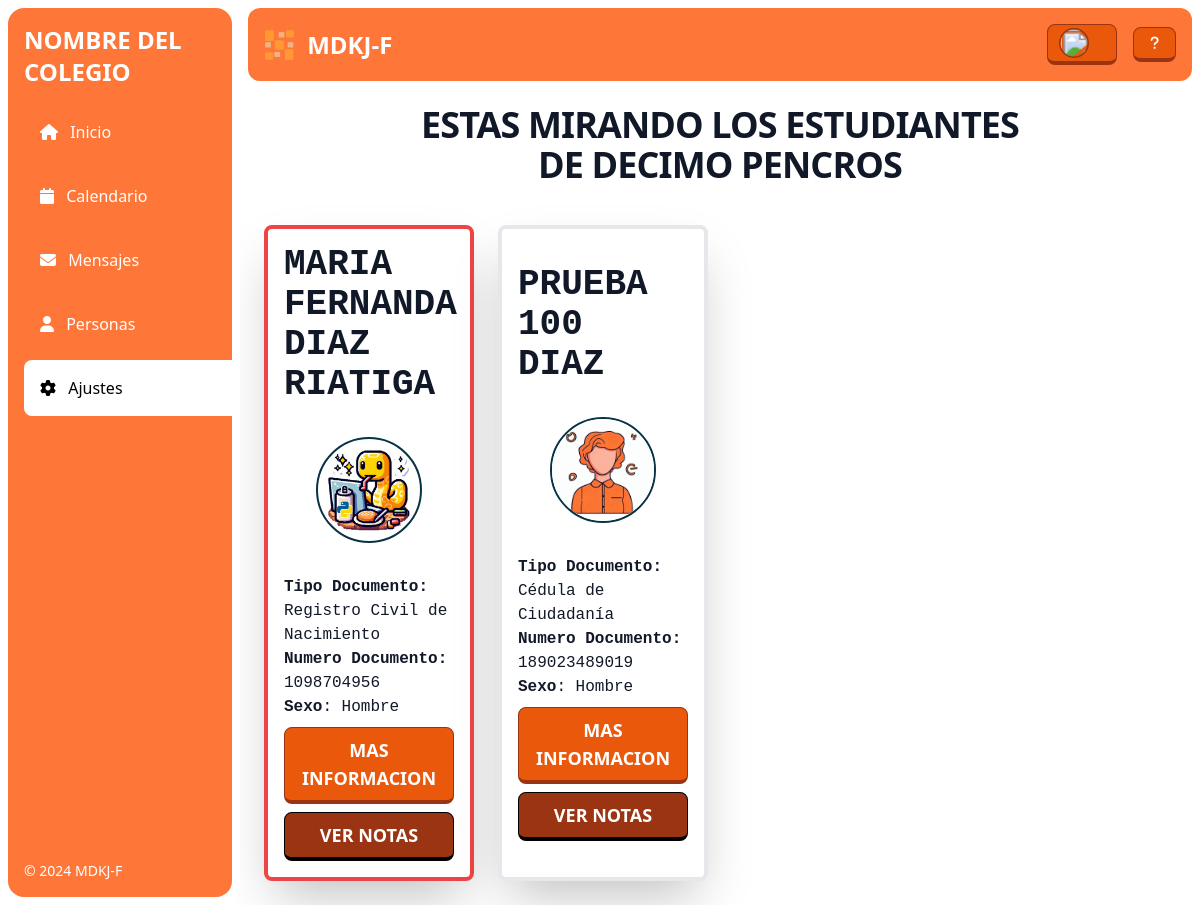
Before: /informacion/grados/mirar/estudiantes/2/ with the older database file.
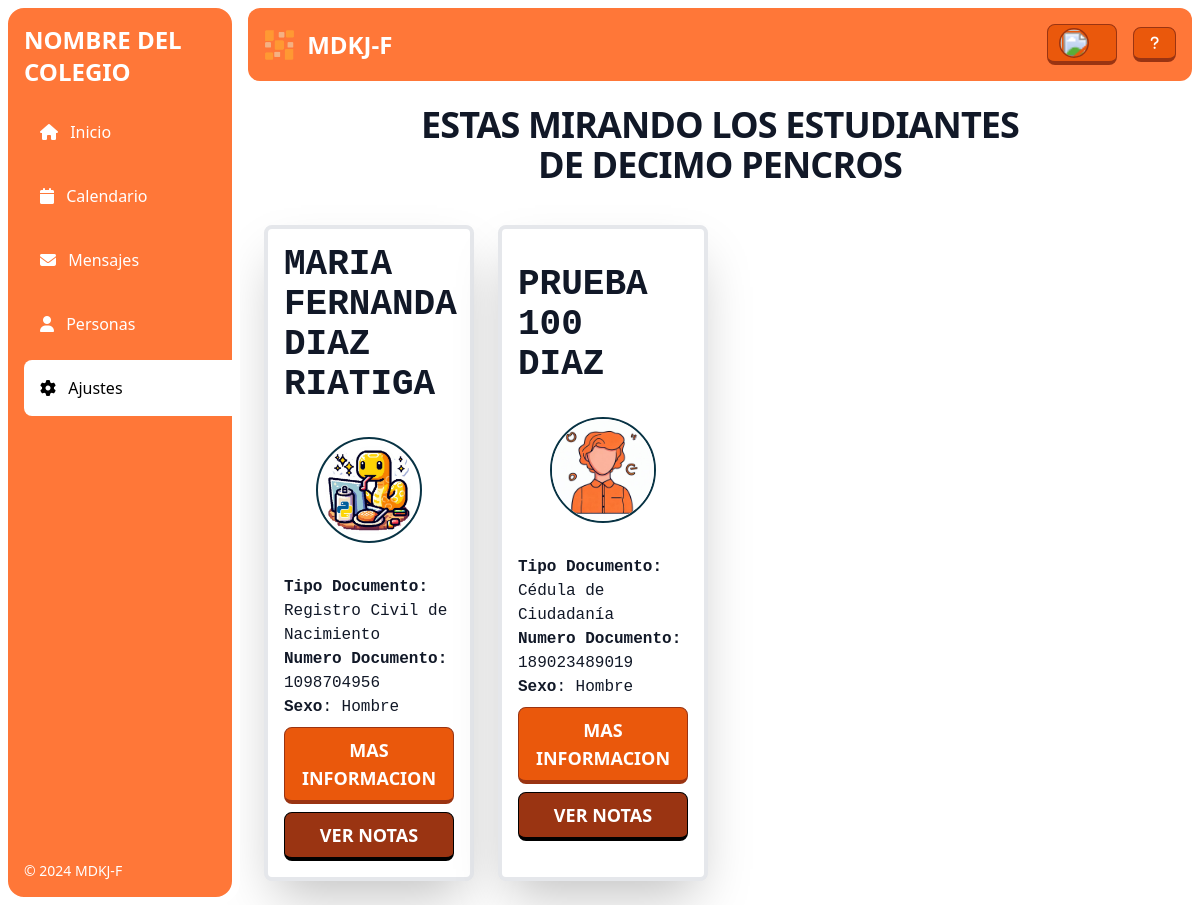
After: the same page with the newer database file.
### informacion/views.py (the view)
# urls.py: path('grados/mirar/estudiantes/<int:pk>/', VerEstudiantesGrado.as_view(), name='VerEstudiantesGrado'),
class VerEstudiantesGrado(View):
    def get(self, request, pk, *args, **kwargs):
        grado = get_object_or_404(Grado, pk=pk)
        estudiantes = CustomUserAlumno.objects.filter(grado=grado)
        print(grado)
        vista = 'gestor'
        abierto='ajustes'
        form = EditarVerNotasAlumnosForm()
        context = {
            'grado': grado,
            'estudiantes': estudiantes,
            'vista': vista,
            'abierto':abierto,
            'form': form,
        }
        return render(request, 'informacion/grados/ver_estudiantes.html', context)

### informacion/models.py (called while the page is built)
    def __str__(self):
        return self.grado_nom + "(" + self.grado_num + ")"

### templates/informacion/grados/ver_estudiantes.html (shortened to what this page needs)
<head>
</head>
{% extends 'base.html' %}
{% block content %}
{% load static %}
<div class="mx-auto max-w-screen-sm text-center">
    <h2 class="lg:py-2  text-4xl tracking-tight font-bold text-gray-900 mb-8 zoom-4">ESTAS MIRANDO LOS ESTUDIANTES DE {{grado.grado_nom}}</h2>
</div>
<div class="grid gap-6 mb-6 lg:mb-4 md:grid-cols-3 lg:grid-cols-4">
{% for estudiante in estudiantes %}
{% if estudiante.ver_notas %}
<div class="items-center bg-white border-4 border-gray-200 rounded-lg sm:flex p-4 block shadow-2xl hover:scale-105 duration-300 ease-in-out">
{% else %}
<div class="items-center bg-white border-4 border-red-500 rounded-lg sm:flex p-4 block shadow-2xl hover:scale-105 duration-300 ease-in-out">
{% endif %}
    <div class="block w-full">
        <h5 class="font-mono font-bold text-gray-900 text-4xl text-left">{{estudiante.first_name}} {{estudiante.last_name}}</h5>
        <div class="p-8">
            <img class="w-full rounded-full border-2 border-cyan-950" src="{{ estudiante.foto.url }}" alt="Alumno">
        </div>
        <h6 class="font-mono text-gray-900 text-1xl text-left"><b>Tipo Documento:</b> {{estudiante.tipo_documento}}</h6>
        <h6 class="font-mono text-gray-900 text-1xl text-left"><b>Numero Documento:</b> {{estudiante.numero_documento}}</h6>
        <h6 class="font-mono text-gray-900 text-1xl text-left"><b>Sexo</b>: {{estudiante.sexo}}</h6>
        <div class="mt-2 pt-full flex">
            <button class="myButton font-semibold text-white px-2 rounded-lg bg-orange-600 border-l border-r border-t border-4 border-orange-800 hover:scale-105 transition duration-300 ease-in-out focus:border focus:mt-1 w-full py-2 text-center text-lg block" onclick="mostrarVentana('Emergente', '{{estudiante.numero_documento}}')">
                MAS INFORMACION
            </button>
        </div>
        <div class="mt-2 pt-full flex">
            <button class="myButton font-semibold text-white px-2 rounded-lg bg-orange-800 border-l border-r border-t border-4 border-black hover:scale-105 transition duration-300 ease-in-out focus:border focus:mt-1 w-full py-2 text-center text-lg block" onclick="mostrarVentana('Emergente', '{{estudiante.numero_documento}}')">
                VER NOTAS
            </button>
        </div>
    </div>
</div>
{% endfor %}
</div>
<link rel="stylesheet" href="{% static 'css/ventanas/ventana_emergente_boton.css' %}">
{% endblock content %}

Changed rows visible on the page:
changed CustomUserAlumno "MARIA FERNANDA": ver_notas False → True (drawn)
